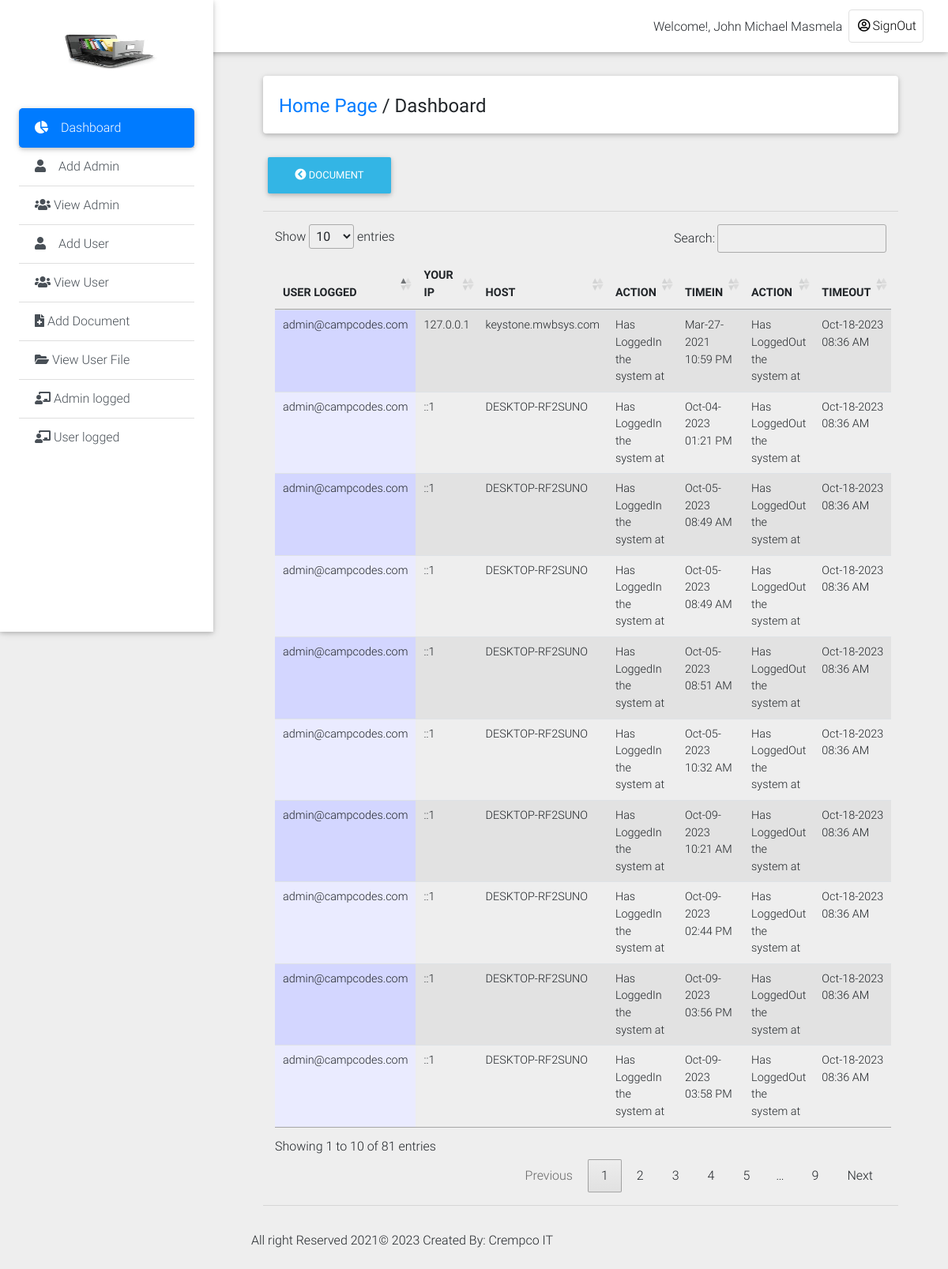
Page /admin/admin_log.php (signed in) on the committed database.
### tables this page shows
CREATE TABLE `history_log1` (
  `log_id` int(11) NOT NULL,
  `id` int(11) NOT NULL,
  `admin_user` text NOT NULL,
  `action` varchar(100) NOT NULL,
  `actions` varchar(200) NOT NULL DEFAULT 'Has LoggedOut the system at',
  `ip` text NOT NULL,
  `host` text NOT NULL,
  `login_time` varchar(200) NOT NULL,
  `logout_time` varchar(200) NOT NULL
);

### admin/admin_log.php (the view, shortened to what this page needs)
<!DOCTYPE html>
<html lang="en">
<head>
  <link rel="stylesheet" href="https://use.fontawesome.com/releases/v5.8.1/css/all.css">
  <link href="css/bootstrap.min.css" rel="stylesheet">
  <link href="css/mdb.min.css" rel="stylesheet">
  <link href="css/style.min.css" rel="stylesheet">
  <link rel="stylesheet" type="text/css" href="medias/css/dataTable.css" />
</head>
<body class="grey lighten-3">
  <header>
    <nav class="navbar fixed-top navbar-expand-lg navbar-light white scrolling-navbar">
      <div class="container-fluid">
        <div class="collapse navbar-collapse" id="navbarSupportedContent">
          <?php
          require_once("include/connection.php");
          $id = mysqli_real_escape_string($conn, $_SESSION['admin_user']);
          $r = mysqli_query($conn, "SELECT * FROM admin_login where id = '$id'") or die(mysqli_error($con));
          $row = mysqli_fetch_array($r);
          $id = $fname = $row['name'];
          ?>
          <ul class="navbar-nav nav-flex-icons">
            <li style="margin-top: 10px;">Welcome!,</font>
              <?php echo ucwords(htmlentities($id)); ?>&nbsp;&nbsp;
            </li>
            <li class="nav-item">
              <a href="logout.php" class="nav-link border border-light rounded waves-effect">
                <i class="far fa-user-circle"></i>SignOut
              </a>
            </li>
          </ul>
        </div>
      </div>
    </nav>
    <div class="sidebar-fixed position-fixed">
      <a class="logo-wrapper waves-effect">
        <img src="img/images.jpg" width="150px" height="200px;" class="img-fluid" alt="">
      </a>
      <div class="list-group list-group-flush">
        <a href="dashboard.php" class="list-group-item active waves-effect">
          <i class="fas fa-chart-pie mr-3"></i>Dashboard
        </a>
        <a href="#" class="list-group-item list-group-item-action waves-effect" data-toggle="modal"
          data-target="#modalRegisterForm">
          <i class="fas fa-user mr-3"></i>Add Admin</a>
        <a href="view_admin.php" class="list-group-item list-group-item-action waves-effect">
          <i class="fas fa-users"></i> View Admin</a>
        <a href="#" class="list-group-item list-group-item-action waves-effect" data-toggle="modal"
          data-target="#modalRegisterForm2">
          <i class="fas fa-user mr-3"></i>Add User</a>
        <a href="view_user.php" class="list-group-item list-group-item-action waves-effect">
          <i class="fas fa-users"></i> View User</a>
        <a href="add_document.php" class="list-group-item list-group-item-action waves-effect">
          <i class="fas fa-file-medical"></i> Add Document</a>
        <a href="view_userfile.php" class="list-group-item list-group-item-action waves-effect">
          <i class="fas fa-folder-open"></i> View User File</a>
        <a href="admin_log.php" class="list-group-item list-group-item-action waves-effect">
          <i class="fas fa-chalkboard-teacher"></i> Admin logged</a>
        <a href="user_log.php" class="list-group-item list-group-item-action waves-effect">
          <i class="fas fa-chalkboard-teacher"></i> User logged</a>
      </div>
    </div>
  </header>
  <main class="pt-5 mx-lg-5">
    <div class="container-fluid mt-5">
      <div class="card mb-4 wow fadeIn">
        <div class="card-body d-sm-flex justify-content-between">
          <h4 class="mb-2 mb-sm-0 pt-1">
            <a href="dashboard.php">Home Page</a>
            <span>/</span>
            <span>Dashboard</span>
          </h4>
        </div>
      </div>
      <div class="">
        <a href="add_document.php"><button type="button" class="btn btn-info"><i class="fas fa-chevron-circle-left"></i>
            Document</button></a>
      </div>
      <hr>
      <div class="col-md-12">
        <table id="dtable" class="table table-striped" style="">
          <thead>
            <th>USER LOGGED</th>
            <th>YOUR IP</th>
            <th>HOST</th>
            <th>ACTION</th>
            <th>TIMEIN</th>
            <th>ACTION</th>
            <th>TIMEOUT</th>
          </thead>
          <tbody>
              <?php
              require_once("include/connection.php");
              $query = mysqli_query($conn, "SELECT * from history_log1") or die(mysqli_error($conn));
              while ($file = mysqli_fetch_array($query)) {
                $name = $file['admin_user'];
                $ip = $file['ip'];
                $host = $file['host'];
                $action = $file['action'];
                $logintime = $file['login_time'];
                $actions = $file['actions'];
                $logouttime = $file['logout_time'];
                ?>
                <td>
                  <?php echo $name; ?>
                </td>
                <td>
                  <?php echo $ip; ?>
                </td>
                <td>
                  <?php echo $host; ?>
                </td>
                <td>
                  <?php echo $action; ?>
                </td>
                <td>
                  <?php echo $logintime; ?>
                </td>
                <td>
                  <?php echo $actions; ?>
                </td>
                <td>
                  <?php echo $logouttime; ?>
                </td>
            <?php } ?>
          </tbody>
        </table>
      </div>
      <hr>
    </div>
    <div class="footer-copyright py-3">
      <p>All right Reserved 2021&copy;
        <?php echo date('Y'); ?> Created By: Crempco IT
      </p>
    </div>
    <link rel="stylesheet" type="text/css" href="https://cdn.datatables.net/1.10.9/css/jquery.dataTables.min.css" />
    <link rel="stylesheet" type="text/css"
      href="https://cdn.datatables.net/responsive/1.0.3/css/dataTables.responsive.css">
</body>
</html>

### admin/medias/css/dataTable.css (style rules this page uses)
.sorting_asc { background: url('../images/sort_asc.png') no-repeat center right; }
.sorting { background: url('../images/sort_both.png') no-repeat center right; }
tr.odd td.sorting_1 { background-color: #D3D6FF; }
tr.even td.sorting_1 { background-color: #EAEBFF; }

### rows in the picture
history_log1: admin_user "admin@campcodes.com", ip "127.0.0.1", host "keystone.mwbsys.com", action "Has LoggedIn the system at", login_time "Mar-27-2021 10:59 PM", actions "Has LoggedOut the system at", logout_time "Oct-18-2023 08:36 AM"
history_log1: admin_user "admin@campcodes.com", ip "::1", host "DESKTOP-RF2SUNO", action "Has LoggedIn the system at", login_time "Oct-04-2023 01:21 PM", actions "Has LoggedOut the system at", logout_time "Oct-18-2023 08:36 AM"
history_log1: admin_user "admin@campcodes.com", ip "::1", host "DESKTOP-RF2SUNO", action "Has LoggedIn the system at", login_time "Oct-05-2023 08:49 AM", actions "Has LoggedOut the system at", logout_time "Oct-18-2023 08:36 AM"
history_log1: admin_user "admin@campcodes.com", ip "::1", host "DESKTOP-RF2SUNO", action "Has LoggedIn the system at", login_time "Oct-05-2023 08:49 AM", actions "Has LoggedOut the system at", logout_time "Oct-18-2023 08:36 AM"
history_log1: admin_user "admin@campcodes.com", ip "::1", host "DESKTOP-RF2SUNO", action "Has LoggedIn the system at", login_time "Oct-05-2023 08:51 AM", actions "Has LoggedOut the system at", logout_time "Oct-18-2023 08:36 AM"
history_log1: admin_user "admin@campcodes.com", ip "::1", host "DESKTOP-RF2SUNO", action "Has LoggedIn the system at", login_time "Oct-05-2023 10:32 AM", actions "Has LoggedOut the system at", logout_time "Oct-18-2023 08:36 AM"
history_log1: admin_user "admin@campcodes.com", ip "::1", host "DESKTOP-RF2SUNO", action "Has LoggedIn the system at", login_time "Oct-09-2023 10:21 AM", actions "Has LoggedOut the system at", logout_time "Oct-18-2023 08:36 AM"
history_log1: admin_user "admin@campcodes.com", ip "::1", host "DESKTOP-RF2SUNO", action "Has LoggedIn the system at", login_time "Oct-09-2023 02:44 PM", actions "Has LoggedOut the system at", logout_time "Oct-18-2023 08:36 AM"
history_log1: admin_user "admin@campcodes.com", ip "::1", host "DESKTOP-RF2SUNO", action "Has LoggedIn the system at", login_time "Oct-09-2023 03:56 PM", actions "Has LoggedOut the system at", logout_time "Oct-18-2023 08:36 AM"
history_log1: admin_user "admin@campcodes.com", ip "::1", host "DESKTOP-RF2SUNO", action "Has LoggedIn the system at", login_time "Oct-09-2023 03:58 PM", actions "Has LoggedOut the system at", logout_time "Oct-18-2023 08:36 AM"

### other values in the picture
$id "John Michael Masmela"
